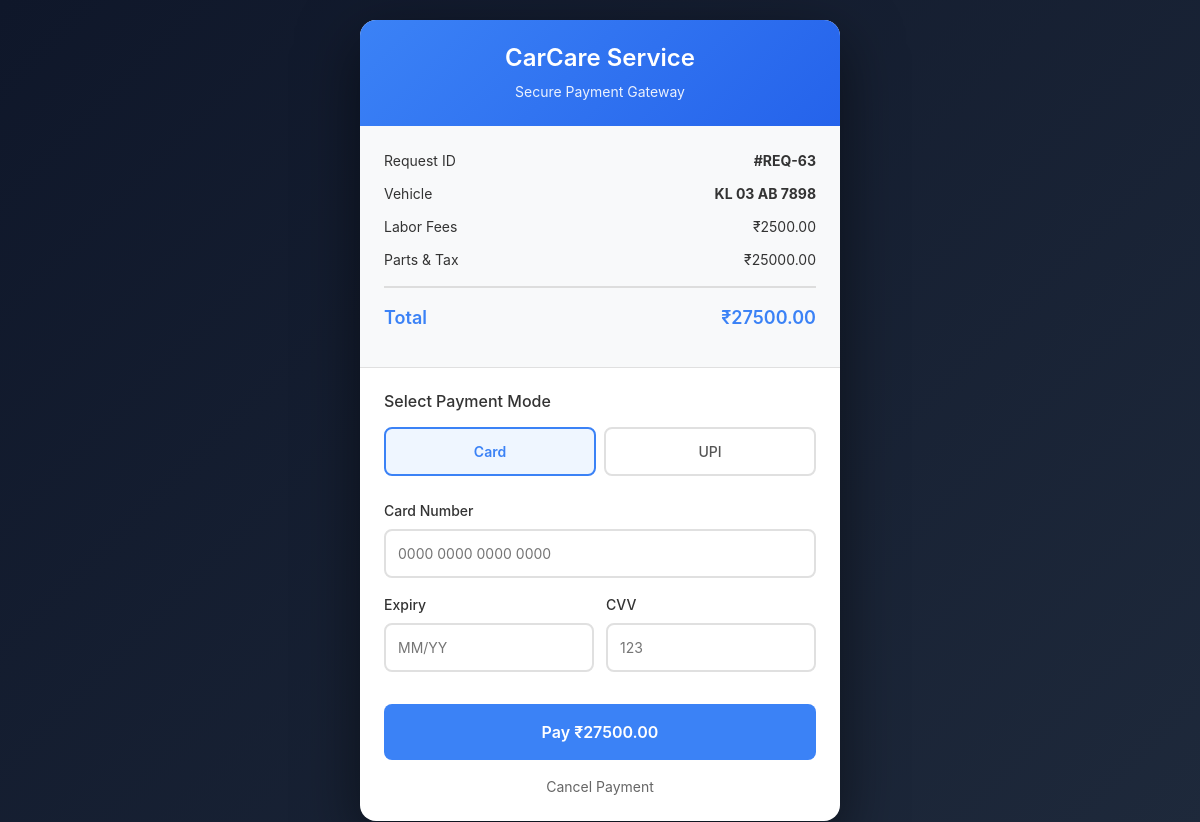
Page /payment-gateway/63/ (signed in) on the committed database.
### core/models.py (models this page shows, shortened)
class ServiceRequest(models.Model):
    STATUS_CHOICES = [
        ('pending', 'Pending'),
        ('approved', 'Approved'),
        ('in_progress', 'In Progress'),
        ('completed', 'Completed'),
        ('cancelled', 'Cancelled'),
    ]
    SERVICE_TYPES = [
        ('emergency', 'Emergency SOS'),
        ('fuel', 'Fuel Delivery'),          # <--- Add this
        ('jump_start', 'Jump Start'),       # <--- Add this
        ('towing', 'Towing'),               # <--- Add this
        ('lockout', 'Lockout'),             # <--- Add this
        ('repair', 'Mechanical Repair'),
        ('general', 'General Service'),
        ('cleaning', 'Car Wash'),
    ]
    customer = models.ForeignKey(User, on_delete=models.CASCADE, related_name='requests')
    technician = models.ForeignKey(User, on_delete=models.SET_NULL, null=True, blank=True, related_name='assignments')
    vehicle = models.ForeignKey(Vehicle, on_delete=models.CASCADE)
    service_type = models.CharField(max_length=20, choices=SERVICE_TYPES)
    description = models.TextField()
    location = models.CharField(max_length=100, help_text="GPS Coordinates or Address")
    status = models.CharField(max_length=20, choices=STATUS_CHOICES, default='pending')
    created_at = models.DateTimeField(auto_now_add=True)
    cost_estimate = models.DecimalField(max_digits=10, decimal_places=2, null=True, blank=True)
    total_cost = models.DecimalField(max_digits=10, decimal_places=2, null=True, blank=True)
    is_cost_approved = models.BooleanField(default=False)
    labor_cost = models.DecimalField(max_digits=10, decimal_places=2, default=0.00)
    parts_cost = models.DecimalField(max_digits=10, decimal_places=2, default=0.00)
    PAYMENT_STATUS = [('pending', 'Pending'), ('paid', 'Paid')]
    payment_status = models.CharField(max_length=20, choices=PAYMENT_STATUS, default='pending')
    payment_method = models.CharField(max_length=20, blank=True, null=True) # 'cash' or 'upi'

class Vehicle(models.Model):
    owner = models.ForeignKey(User, on_delete=models.CASCADE, related_name='vehicles')
    make = models.CharField(max_length=50) # e.g., Toyota
    model = models.CharField(max_length=50) # e.g., Innova
    reg_number = models.CharField(max_length=20, unique=True)
    year = models.IntegerField()

### core/views.py (the view)
# urls.py: path('payment-gateway/<int:request_id>/', views.payment_gateway, name='payment_gateway'),
@login_required
def payment_gateway(request, request_id):
    job = get_object_or_404(ServiceRequest, id=request_id)
    customer = getattr(job.vehicle, 'owner', getattr(job, 'customer', None))
    if request.user != customer:
        return redirect('dashboard')
    return render(request, 'payment_gateway.html', {'job': job})

### core/templates/payment_gateway.html (shortened to what this page needs)
{% extends 'base.html' %}
{% block content %}
<link href="https://cdnjs.cloudflare.com/ajax/libs/font-awesome/6.4.0/css/all.min.css" rel="stylesheet">
<div class="payment-container">
  <div class="header">
    <h1>CarCare Service</h1>
    <p>Secure Payment Gateway</p>
  </div>
  <div class="invoice-section">
    <div class="invoice-row"><span>Request ID</span><strong>#REQ-{{ job.id }}</strong></div>
    <div class="invoice-row"><span>Vehicle</span><strong>{{ job.vehicle.reg_number }}</strong></div>
    <div class="invoice-row"><span>Labor Fees</span><span>₹{{ job.labor_cost }}</span></div>
    <div class="invoice-row"><span>Parts & Tax</span><span>₹{{ job.parts_cost }}</span></div>
    <div class="invoice-row total"><span>Total</span><span>₹{{ job.total_cost }}</span></div>
  </div>
  <div class="payment-modes">
    <h3>Select Payment Mode</h3>
    <div class="tabs">
      <div class="tab active" data-tab="card">Card</div>
      <div class="tab" data-tab="upi">UPI</div>
    </div>
    <div class="tab-content active" id="card-content">
      <form id="card-form">
        <div class="form-group"><label>Card Number</label><input type="text" placeholder="0000 0000 0000 0000" maxlength="19" required></div>
        <div class="form-row">
          <div class="form-group"><label>Expiry</label><input type="text" placeholder="MM/YY" maxlength="5" required></div>
          <div class="form-group"><label>CVV</label><input type="password" placeholder="123" maxlength="3" required></div>
        </div>
        <button type="submit" class="pay-button">Pay ₹{{ job.total_cost }}</button>
      </form>
    </div>
    <a href="{% url 'dashboard' %}" class="cancel-link">Cancel Payment</a>
  </div>
</div>
{% endblock %}

### core/templates/base.html (style rules this page uses)
body { background-color: #f8f9fa; font-family: 'Segoe UI', Tahoma, Geneva, Verdana, sans-serif; }

### core/templates/payment_gateway.html (style rules this page uses)
body { margin: 0; font-family: -apple-system, BlinkMacSystemFont, 'Segoe UI', Roboto, Oxygen, Ubuntu, Cantarell, sans-serif; background: linear-gradient(135deg, #0f172a 0%, #1e293b 100%); min-height: 100vh; display: flex; justify-content: center; align-items: center; color: #333; }
.payment-container { max-width: 480px; width: 100%; margin: 20px auto; background: white; border-radius: 16px; box-shadow: 0 20px 60px rgba(0,0,0,0.5); overflow: hidden; position: relative; z-index: 10; }
.header { background: linear-gradient(135deg, #3b82f6 0%, #2563eb 100%); padding: 24px; color: white; text-align: center; }
.header h1 { margin: 0 0 8px 0; font-size: 24px; font-weight: 600; }
.header p { margin: 0; opacity: 0.9; font-size: 14px; }
.invoice-section { padding: 24px; background: #f8f9fa; border-bottom: 1px solid #e0e0e0; }
.invoice-row { display: flex; justify-content: space-between; margin-bottom: 12px; font-size: 14px; color: #333; }
.invoice-row.total { font-weight: 600; font-size: 18px; margin-top: 16px; padding-top: 16px; border-top: 2px solid #ddd; color: #3b82f6; }
.payment-modes { padding: 24px; }
.payment-modes h3 { margin: 0 0 16px 0; font-size: 16px; color: #333; }
.tabs { display: flex; gap: 8px; margin-bottom: 24px; }
.tab { flex: 1; padding: 12px; border: 2px solid #e0e0e0; background: white; border-radius: 8px; cursor: pointer; text-align: center; font-size: 14px; font-weight: 500; transition: all 0.3s ease; color: #555; }
.tab.active { border-color: #3b82f6; background: #eff6ff; color: #3b82f6; font-weight: 600; }
.tab-content { display: none; }
.tab-content.active { display: block; }
.form-group { margin-bottom: 16px; }
.form-group label { display: block; margin-bottom: 8px; font-size: 14px; font-weight: 500; color: #333; }
.form-group input { width: 100%; padding: 12px; border: 2px solid #e0e0e0; border-radius: 8px; font-size: 14px; box-sizing: border-box; }
.form-row { display: grid; grid-template-columns: 1fr 1fr; gap: 12px; }
.pay-button { width: 100%; padding: 16px; background: #3b82f6; color: white; border: none; border-radius: 8px; font-size: 16px; font-weight: 600; cursor: pointer; transition: transform 0.2s ease; margin-top: 16px; }
.cancel-link { display: block; text-align: center; margin-top: 16px; color: #666; text-decoration: none; font-size: 14px; }

### rows in the picture
ServiceRequest: id "63", vehicle.reg_number "KL 03 AB 7898", labor_cost "2500.00", parts_cost "25000.00", total_cost "27500.00"
